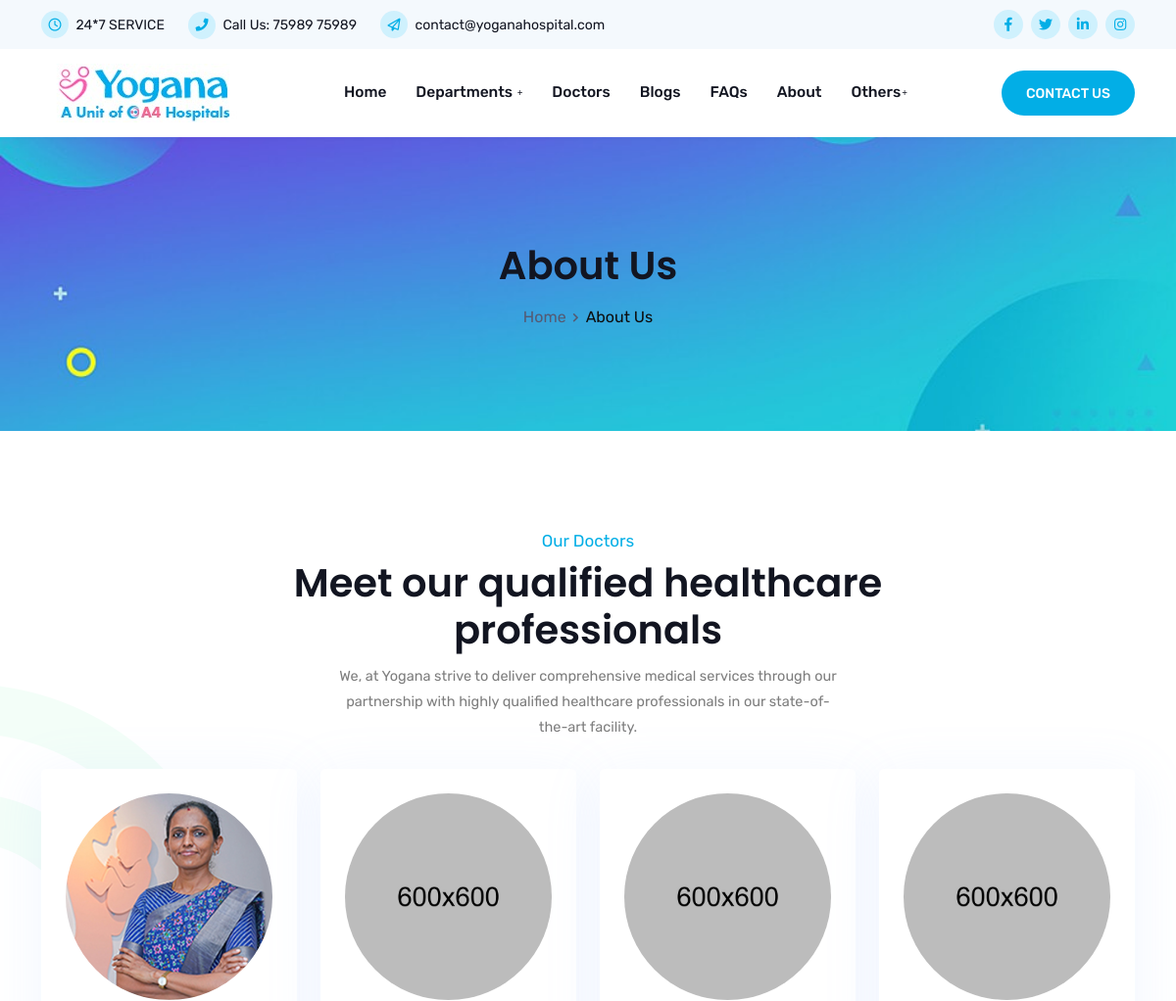
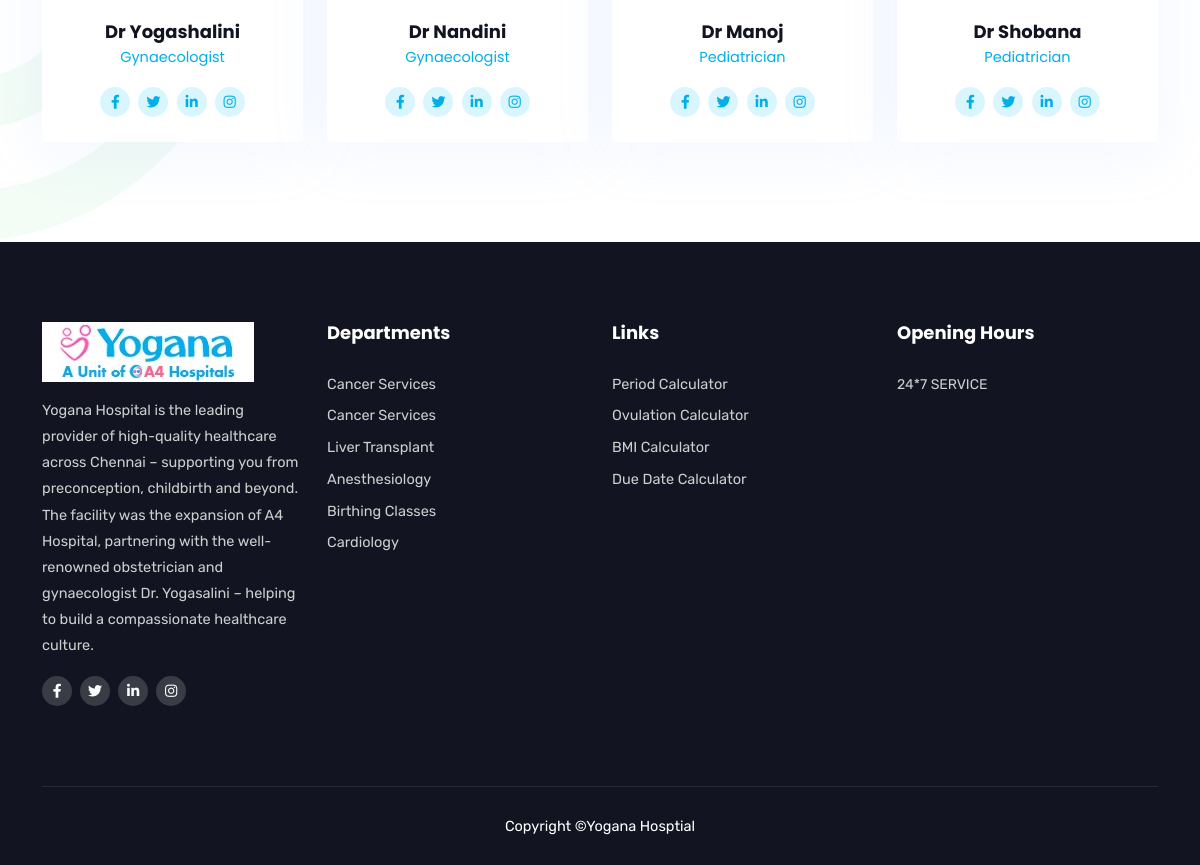
Page /doctors on the committed database (2 pictures, top to bottom).
### yogana/models.py (models this page shows, shortened)
class Doctor(db.Model):
    id = db.Column(db.Integer, primary_key=True)
    name = db.Column(db.String(100), nullable=False)
    slug = db.Column(db.String(100), unique=True, nullable=False)
    specialty = db.Column(db.String(100), nullable=False)
    image = db.Column(db.String(200), nullable=False)
    description = db.Column(db.Text, nullable=False)
    social_facebook = db.Column(db.String(100), nullable=True)
    social_twitter = db.Column(db.String(100), nullable=True)
    social_linkedin = db.Column(db.String(100), nullable=True)
    social_instagram = db.Column(db.String(100), nullable=True)
    skills = db.Column(db.Text, nullable=False)  # Store as comma-separated values
    education = db.Column(db.Text, nullable=False)  # Store as JSON string

class Service(db.Model):
    id = db.Column(db.Integer, primary_key=True)
    slug = db.Column(db.String(100), unique=True, nullable=False)
    name = db.Column(db.String(100), nullable=False)
    icon = db.Column(db.String(100), nullable=False)
    description = db.Column(db.Text, nullable=False)
    paragraph1 = db.Column(db.Text, nullable=False)
    paragraph2 = db.Column(db.Text, nullable=False)
    paragraph3 = db.Column(db.Text, nullable=False)
    image = db.Column(db.String(200), nullable=False)
    icon_class = db.Column(db.String(100), nullable=False)
    bg_class = db.Column(db.String(100), nullable=False)
    details = db.Column(db.Text, nullable=False)  # Store as comma-separated values for simplicity

### yogana/routes.py (the view)
@app.route("/doctors")
def doctors():
    pdatas = {
        "title": "About Us",
        "breadcrumbs": [
            {"text": "Home", "url": "/"},
            {"text": "About Us", "url": None}  # None for the current page
        ],
        "bg_image": "/site/img/yoganahospital-banner-1920_500.jpg",
        "bg_class": "page-title-bg1"  # Add dynamic background class if needed
    }
    doctorspage = Doctor.query.all()
    return render_template("www/doctors.html", pdata=pdatas, doctors=doctorspage)

### yogana/routes.py (called while the page is built)
@app.after_request
def add_header(response):
    response.headers['Cache-Control'] = 'no-store'
    return response

@app.before_request
def before_request():
    dservices = Service.query.all()
    g.appservices = [{"name": service.name, "slug": service.slug} for service in dservices]

@app.context_processor
def inject_services():
    return dict(appservices=g.appservices)

@app.before_request
def load_user():
    user_id = session.get('user_id')
    if user_id:
        user = User.query.get(user_id)
        g.user = user  # Store the user object in g
    else:
        g.user = None  # No user logged in

### yogana/templates/www/doctors.html (shortened to what this page needs)
{% extends 'www/base.html' %}
{% block content_wrapper %}
    {% include 'www/components/breadcrumbs.html' %}
    <section class="doctor-area ptb-100">
        <div class="container">
            <div class="section-title">
                <span>Our Doctors</span>
                <h2>Meet our qualified healthcare professionals</h2>
                <p>We, at Yogana strive to deliver comprehensive medical services through our partnership with highly qualified healthcare professionals in our state-of-the-art facility.</p>
            </div>
            <div class="row">
                {% for doctor in doctors %}
                <div class="col-lg-3 col-md-6 col-sm-6">
                    <div class="single-doctor-box">
                        <div class="doctor-image">
                            <img src="{{ url_for('static', filename=doctor.image) }}" alt="image">
                        </div>
                        <div class="doctor-content">
                            <h3><a href="{{ url_for('doctor_details', slug=doctor.slug) }}">{{ doctor.name }}</a></h3>
                            <span>{{ doctor.specialty }}</span>
                            <ul class="social">
                                <li><a href="{{ doctor.social_facebook }}"><i class="fab fa-facebook-f"></i></a></li>
                                <li><a href="{{ doctor.social_twitter }}"><i class="fab fa-twitter"></i></a></li>
                                <li><a href="{{ doctor.social_linkedin }}"><i class="fab fa-linkedin-in"></i></a></li>
                                <li><a href="{{ doctor.social_instagram }}"><i class="fab fa-instagram"></i></a></li>
                            </ul>
                        </div>
                    </div>
                </div>
                {% endfor %}
            </div>
        </div>
        <div class="shape3"><img src="site/img/shape/3.png" class="wow fadeInLeft" alt="image"></div>
    </section>
{% endblock %}

### yogana/templates/www/base.html (shortened to what this page needs)
<!DOCTYPE html>
<html lang="en">
<head>
    <link rel="stylesheet" href="https://lamatechnologies.com/vendor/flaticon.css">
    <link rel="stylesheet" href="{{ url_for('static', filename='site/css/bootstrap.min.css') }}">
    <link rel="stylesheet" href="{{ url_for('static', filename='site/css/animate.min.css') }}">
    <link rel="stylesheet" href="{{ url_for('static', filename='site/css/fontawesome.min.css') }}">
    <link rel="stylesheet" href="{{ url_for('static', filename='site/css/owl.carousel.min.css') }}">
    <link rel="stylesheet" href="{{ url_for('static', filename='site/css/slick.min.css') }}">
    <link rel="stylesheet" href="{{ url_for('static', filename='site/css/nice-select.css') }}">
    <link rel="stylesheet" href="{{ url_for('static', filename='site/css/magnific-popup.min.css') }}">
    <link rel="stylesheet" href="{{ url_for('static', filename='site/css/odometer.min.css') }}">
    <link rel="stylesheet" href="{{ url_for('static', filename='site/css/flaticon.css') }}">
    <link rel="stylesheet" href="{{ url_for('static', filename='site/css/meanmenu.css') }}">
    <link rel="stylesheet" href="{{ url_for('static', filename='site/css/style.css') }}">
    <link rel="stylesheet" href="{{ url_for('static', filename='site/css/responsive.css') }}">
</head>
<body>
    <header class="header-area">
        <div class="top-header">
            <div class="container">
                <div class="row align-items-center">
                    <div class="col-lg-8">
                        <ul class="header-contact-info">
                            <li><i class="far fa-clock"></i> {{ hospital_info.service_hours if hospital_info else '24*7 SERVICE' }}</li>
                            <li><i class="fas fa-phone"></i> Call Us: <a href="tel:{{ hospital_info.phone if hospital_info else '+917598975989' }}">{{ hospital_info.phone if hospital_info else '75989 75989' }}</a></li>
                            <li><i class="far fa-paper-plane"></i> <a href="mailto:{{ hospital_info.email if hospital_info else 'contact@yoganahospital.com' }}">{{ hospital_info.email if hospital_info else 'contact@yoganahospital.com' }}</a></li>
                        </ul>
                    </div>
                    <div class="col-lg-4">
                        <div class="header-right-content">
                            <ul class="top-header-social">
                                <li><a href="{{ hospital_info.facebook_url if hospital_info else '#' }}"><i class="fab fa-facebook-f"></i></a></li>
                                <li><a href="{{ hospital_info.twitter_url if hospital_info else '#' }}"><i class="fab fa-twitter"></i></a></li>
                                <li><a href="{{ hospital_info.linkedin_url if hospital_info else '#' }}"><i class="fab fa-linkedin-in"></i></a></li>
                                <li><a href="{{ hospital_info.instagram_url if hospital_info else '#' }}"><i class="fab fa-instagram"></i></a></li>
                            </ul>
                        </div>
                    </div>
                </div>
            </div>
        </div>
        <div class="navbar-area">
            <div class="fovia-nav">
                <div class="container">
                    <nav class="navbar navbar-expand-md navbar-light">
                        <a class="navbar-brand" href="{{ url_for('index') }}">
                            <img src="{{ url_for('static', filename='site/img/logo.jpeg') }}" alt="logo">
                        </a>
                        <div class="collapse navbar-collapse mean-menu" id="navbarSupportedContent">
                            <ul class="navbar-nav">
                                <li class="nav-item"><a href="{{ url_for('index') }}" class="nav-link">Home</a></li>
                                <li class="nav-item">
                                    <a href="#" class="nav-link">Departments <i class="fas fa-plus"></i></a>
                                </li>
                                <li class="nav-item"><a href="{{ url_for('doctors') }}" class="nav-link">Doctors</a></li>
                                <li class="nav-item"><a href="{{ url_for('blogs') }}" class="nav-link">Blogs</a></li>
                                <li class="nav-item"><a href="{{ url_for('faqs') }}" class="nav-link">FAQs</a></li>
                                <li class="nav-item"><a href="{{ url_for('about') }}" class="nav-link">About</a></li>
                                <li class="nav-item">
                                    <a href="#" class="nav-link">Others<i class="fas fa-plus"></i></a>
                                </li>
                            </ul>
                            <div class="others-options">
                                <a href="{{ url_for('contact') }}" class="btn btn-primary">Contact Us</a>
                            </div>
                        </div>
                    </nav>
                </div>
            </div>
        </div>
    </header>
    {% block content_wrapper %}
    {% endblock %}
    <section class="footer-area">
        <div class="container">
            <div class="row">
                <div class="col-lg-3 col-md-6 col-sm-6">
                    <div class="single-footer-widget">
                        <div class="logo">
                            <a href="#"><img src="{{ url_for('static', filename='site/img/white-logo.jpeg') }}" alt="image"></a>
                            <p>Yogana Hospital is the leading provider of high-quality healthcare across Chennai – supporting you from preconception, childbirth and beyond. The facility was the expansion of A4 Hospital, partnering with the well-renowned obstetrician and gynaecologist Dr. Yogasalini – helping to build a compassionate healthcare culture.</p>
                        </div>
                        <ul class="social">
                            <li><a href="{{ hospital_info.facebook_url if hospital_info else '#' }}"><i class="fab fa-facebook-f"></i></a></li>
                            <li><a href="{{ hospital_info.twitter_url if hospital_info else '#' }}"><i class="fab fa-twitter"></i></a></li>
                            <li><a href="{{ hospital_info.linkedin_url if hospital_info else '#' }}"><i class="fab fa-linkedin-in"></i></a></li>
                            <li><a href="{{ hospital_info.instagram_url if hospital_info else '#' }}"><i class="fab fa-instagram"></i></a></li>
                        </ul>
                    </div>
                </div>
                <div class="col-lg-3 col-md-6 col-sm-6">
                    <div class="single-footer-widget pl-5">
                        <h3>Departments</h3>
                        <ul class="departments-list">
                            {% for service in appservices %}
                                <li><a href="{{ url_for('department', slug=service.slug) }}">{{ service.name }}</a></li>
                            {% endfor %}
                        </ul>
                    </div>
                </div>
                <div class="col-lg-3 col-md-6 col-sm-6">
                    <div class="single-footer-widget pl-5">
                        <h3>Links</h3>
                        <ul class="links-list">
                            <li><a href="{{ url_for('period_calculator') }}">Period Calculator</a></li>
                            <li><a href="{{ url_for('ovulation_calculator') }}">Ovulation Calculator</a></li>
                            <li><a href="{{ url_for('bmi_calculator') }}">BMI Calculator</a></li>
                            <li><a href="{{ url_for('due_date_calculator') }}">Due Date Calculator</a></li>
                        </ul>
                    </div>
                </div>
                <div class="col-lg-3 col-md-6 col-sm-6">
                    <div class="single-footer-widget">
                        <h3>Opening Hours</h3>
                        <ul class="opening-hours">
                            <li>{{ hospital_info.service_hours if hospital_info else '24*7 SERVICE' }}</li>
                        </ul>
                    </div>
                </div>
            </div>
            <div class="copyright-area">
                <p>Copyright <a href="https:/yoganahospital.com/" target="_blank">©Yogana Hosptial</a></p>
            </div>
        </div>
    </section>
</body>
</html>

### rows in the picture
Doctor: image (picture), name "Dr Yogashalini", specialty "Gynaecologist"
Doctor: image (picture), name "Dr Nandini", specialty "Gynaecologist"
Doctor: image (picture), name "Dr Manoj", specialty "Pediatrician"
Doctor: image (picture), name "Dr Shobana", specialty "Pediatrician"
Service: name "Cancer Services"
Service: name "Cancer Services"
Service: name "Liver Transplant"
Service: name "Anesthesiology"
Service: name "Birthing Classes"
Service: name "Cardiology"

### other values in the picture
{{ hospital_info.service_hours if hospital_info else '24*7 SERVICE' }} "24*7 SERVICE"
{{ hospital_info.phone if hospital_info else '75989 75989' }} "75989 75989"
{{ hospital_info.email if hospital_info else 'contact@yoganahospital.com' }} "contact@yoganahospital.com"
{{ pdata.title }} "About Us"
{{ breadcrumb.text }} "Home"
{{ breadcrumb.text }} "About Us"
